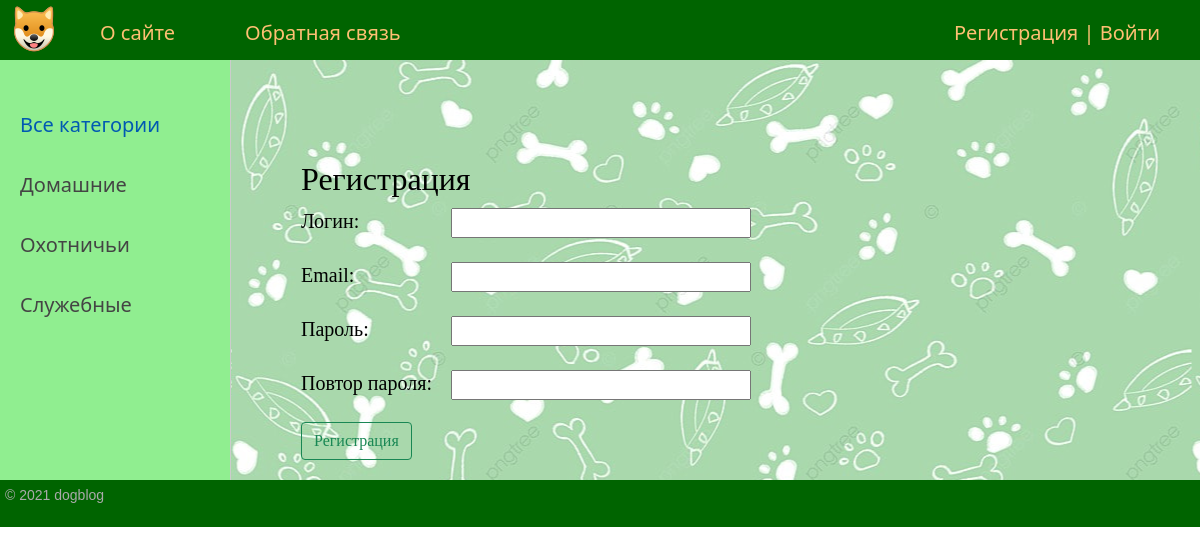
Screenshot of /register/ with the database file from the repository.
### dogs/models.py (models this page shows, shortened)
class Category(models.Model):
    name=models.CharField(max_length=100, db_index=True, verbose_name='Категория')
    slug=models.SlugField(max_length=255, unique=True, db_index=True, verbose_name='URL')
    def get_absolute_url(self):
        return reverse('category', kwargs={'cat_slug': self.slug})
    class Meta:
        verbose_name='Категория'
        verbose_name_plural='категории'
        ordering=['id']

### dogs/views.py (the view, shortened to what this page needs)
# urls.py: path('register/', RegisterUser.as_view(), name='register'),
class RegisterUser(DataMixin, CreateView):
    form_class = RegisterUserForm
    template_name = 'dogs/register.html'
    success_url = reverse_lazy('login')
    def get_context_data(self, *, object_list=None, **kwargs):
        context = super().get_context_data(**kwargs)
        c_def = self.get_user_context(title='Регистрация')
        return dict(list(context.items()) + list(c_def.items()))

### dogs/forms.py
class RegisterUserForm(UserCreationForm):
    username = forms.CharField(label='Логин', widget=forms.TextInput(attrs={'class': 'form-input'}))
    email = forms.EmailField(label='Email', widget=forms.EmailInput(attrs={'class': 'form-input'}))
    password1 = forms.CharField(label='Пароль', widget=forms.PasswordInput(attrs={'class': 'form-input'}))
    password2 = forms.CharField(label='Повтор пароля', widget=forms.PasswordInput(attrs={'class': 'form-input'}))
    class Meta:
        model = User
        fields = ('username', 'email', 'password1', 'password2')

### dogs/templatetags/dogs_tags.py (called while the page is built)
@register.inclusion_tag('dogs/list_categories.html')
def show_categories(sort=None, cat_selected=0):
    if not sort:
        cats=Category.objects.all()
    else:
        cats=Category.objects.order_by(sort)
    return {'cats': cats, 'cat_selected': cat_selected}

### dogs/utils.py (called while the page is built)
    def get_user_context(self, **kwargs):
        context = kwargs
        cats=Category.objects.annotate(Count('dogs'))    #показывает категорию, если в ней есть хоть 1 пост, если нет- то пустая не видна. (base.html)
        user_menu = menu.copy()                     #(скрывает добавление статьи для неавторизированого юзера
        if not self.request.user.is_authenticated:      #делает копию словаря menu, сохраняет копию в юзер_меню, и если юзер не авторизован,
            user_menu.pop(1)                                #удаляет  пункт добавления статьи из юзер_меню)
        context['menu'] = user_menu
        context['cats'] = cats
        if 'cat_selected' not in context:
            context['cat_selected'] = 0   #если ключ катселектед нет в параметрах(кваргс)- создается =0
        return context

### dogs/templates/dogs/register.html (shortened to what this page needs)
{% extends 'dogs/base.html' %}
{% block content %}
<h1>{{title}}</h1>
<form method='post'>
{% for f in form %}
<p><label class="form-label" for="{{ f.id_for_label }}">{{ f.label }}: </label>{{ f }}</p>
{% endfor %}
    <button class="btn btn-outline-success" type='submit'>Регистрация</button>
</form>
{% endblock %}

### dogs/templates/dogs/base.html (shortened to what this page needs)
{% load static %}
{% load dogs_tags %}
<!DOCTYPE html>
<html lang="en">
<head>
	<link type="text/css" href="{% static 'dogs/css/styles.css' %}" rel="stylesheet" />
    <link href="https://cdn.jsdelivr.net/npm/bootstrap@5.1.3/dist/css/bootstrap.min.css" rel="stylesheet">
</head>
<body>
    {% block mainmenu %}
        <div class='header'>
            <ul id='mainmenu' class='mainmenu'>
            <li class='logo'><a href="{% url 'home' %}"><div class="logo"></div></a></li>
    {% for m in menu %}
        <li><a href="{% url m.url_name %}">{{m.title}}</a></li>
    {% endfor %}
            {% if request.user.is_authenticated %}
            <li class="last">{{ user.username }} | <a href="{% url 'logout' %}">Выйти</a></li>
            {% else %}
            <li class='last'><a href="{% url 'register' %}">Регистрация</a> | <a href="{% url 'login' %}">Войти</a></li>
            {% endif %}
                </ul>
            </div>
    {% endblock mainmenu %}
    <table class='table=page' border=0 cellpadding='0'>
    <tr><td valign=top>
<table class="table-content" border=0 cellpadding="0" cellspacing="0">
    <tr>
        <td valign="top" class="left-chapters">
        <ul id="leftchapters">
    {% if cat_selected == 0 %}
            <li class='selected'>Все категории</li>
    {% else %}
            <li><a href="{% url 'home' %}">Все категории</a></li>
    {% endif %}
    {% for c in cats %}
    {% if c.dogs__count > 0 %}
		{% if c.pk == cat_selected %}
		<li class="selected"> {{ c.name }}</li>
		{% else %}
		<li><a href="{{ c.get_absolute_url }}">{{ c.name }}</a></li>
		{% endif %}
        {% endif %}
	{% endfor %}
            </ul>
            </td>
<td valign="top" class="content">
	<div class="content-text">
{% block content %}
{% endblock %}
</div>
</td></tr></table>
</td></tr>
</table>
<div id="footer">
    <p>&copy; 2021 dogblog</p>
</div>
</body>
</html>

### dogs/static/dogs/css/styles.css (style rules this page uses)
html, body { font-family: 'Arial'; margin: 0; padding: 0; height: 100%; width: 100%; color: #444; }
body { display:flex; flex-direction: column; }
a { color: #0059b2; text-decoration: none; }
.header { background: #3F4137; height: 60px; }
.logo { background: url('../images/logo.png') no-repeat 10px 5px; width: 70px; height: 60px; }
ul.mainmenu { background-color: darkgreen; list-style: none; margin: 0; padding: 0; height: 60px; color: #fdc073; font-size: 20px; overflow: hidden; }
ul.mainmenu li { float: left; margin: 18px 40px 0 30px; }
ul.mainmenu li.logo { margin: 0; }
ul.mainmenu li.last { float: right; }
ul.mainmenu li a { color: #fdc073; text-decoration: none; }
.table-content { width: 100%; min-height: 100%; height: 100%; flex: 1 0 auto; }
.left-chapters { margin: 0; background: lightgreen; border-right: 1px solid #ccc; min-height: 100%; }
.left-chapters ul { width: 230px; min-height: 100%; margin: 0; padding: 20px 10px 10px 20px; list-style: none; font-size: 20px; }
.left-chapters ul li { margin: 30px 0 0 0; color: #999; }
.left-chapters ul li.selected { color: #0059b2; }
.left-chapters ul li a { color: #444; text-decoration: none; }
.content { padding: 40px 20px 20px 40px; width: 100%; box-sizing: border-box; }
.content { background-image: url(/static/dogs/images/fon.jpg); }
.content-text { margin: 60px 0 0 30px; color: #000; font-size: 20px; font-family: Yandex Sans Display Light; }
.content-text h1 { font-size: 32px; }
#footer { box-sizing: border-box; background: darkgreen; padding: 5px; color: #aaa; font-size: 14px; font-family: Verdana, Geneva, Arial, Helvetica; text-align: left; overflow: hidden; flex-shrink: 0; }
.form-input { width: 300px; font-size: 16px; }
.form-label { display: inline-block; min-width: 150px; vertical-align: top; }

### rows the page displays
Category: name "Домашние"
Category: name "Охотничьи"
Category: name "Служебные"

### other values shown
{{ m.title }} "О сайте" "Обратная связь"
{{ title }} "Регистрация"
{{ f.label }} "Логин" "Email" "Пароль" "Повтор пароля"
